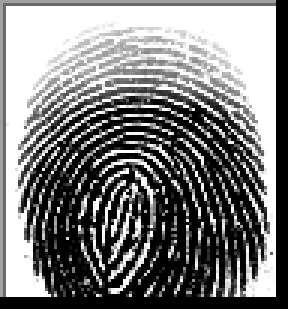
#> input picture teste/user_1/1__M_Left_index_finger.BMP, 96 x 103 px, found by its file name (shown 3 times larger)
$ python testesimilaridade.py
#> lines starting #> are read from the running program, lines starting #| are printed output that depends on the picture; after the words box and inside, x2 and y2 are one past the last pixel; in counts of white or black regions, pixels touching at a corner belong together
import cv2
import numpy as np
from skimage.morphology import skeletonize
from skimage.filters import threshold_otsu

def extract_minutiae(image_path):
    """Extrai minúcias de uma impressão digital."""
#> called with image_path = 'teste\\user_1\\1__M_Left_index_finger.BMP'
    # 1 - Carregar imagem em grayscale
    img = cv2.imread(image_path, cv2.IMREAD_GRAYSCALE)
#> img is the input picture: shape (103, 96); min 0, max 255, mean 125.1
    if img is None:
        raise ValueError(f"Não foi possível carregar a imagem: {image_path}")

    # 2 - Binarização
    blurred = cv2.GaussianBlur(img, (5,5), 0)
    thresh_val = threshold_otsu(blurred)
#> thresh_val = 135
    binary = blurred > thresh_val
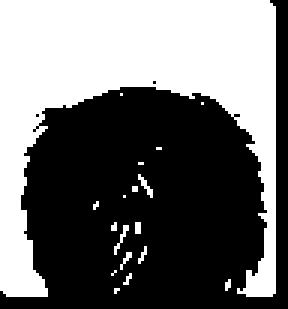
#> binary: shape (103, 96) bool (shown 3 times larger); 43.2% white; 18 white regions (17 under 20 px), largest, box (x1, y1, x2, y2) and area: (0, 0, 92, 99) 4185

    # 3 - Skeletonização
    skeleton = skeletonize(binary)
#> skeleton: shape (103, 96) bool; 3.7% white in thin lines or dots, all inside (x1, y1, x2, y2) = (3, 14, 91, 98)

    # 4 - Extrair minutiae (ridge endings e bifurcações)
    minutiae = []
    for y in range(1, skeleton.shape[0]-1):
        for x in range(1, skeleton.shape[1]-1):
            if skeleton[y, x]:
                neighborhood = skeleton[y-1:y+2, x-1:x+2]
                count = np.sum(neighborhood) - 1
                if count == 1 or count == 3:  # ridge ending ou bifurcação
                    minutiae.append((x, y, int(count)))
#> after the loop, minutiae = 65 items, first 6: (51, 14, 3), (52, 14, 3), (53, 14, 3), (63, 15, 3), (64, 15, 3), (63, 16, 3)
    return minutiae

def generate_template(minutiae_points):
    """
    Converte minúcias em um template estruturado.
    Para simplicidade, apenas normalizamos e retornamos como array numpy.
    """
    if not minutiae_points:
        return np.array([])
    template = np.array(minutiae_points, dtype=np.float32)
    # Opcional: normalizar posições
    template[:,0] /= template[:,0].max()
    template[:,1] /= template[:,1].max()
    return template

def compare_templates(template1, template2, tolerance=0.05):
    """
    Compara dois templates e retorna um score de similaridade (0 a 100).
    tolerance: distância máxima para considerar pontos como correspondentes
    """
    if template1.size == 0 or template2.size == 0:
        return 0.0

    matched = 0
    for x1, y1, type1 in template1:
        for x2, y2, type2 in template2:
            dist = np.sqrt((x1 - x2)**2 + (y1 - y2)**2)
            if type1 == type2 and dist <= tolerance:
                matched += 1
                break  # evita múltiplos matches para o mesmo ponto

    score = matched / max(len(template1), len(template2)) * 100
    return score

# ---------------------
# Exemplo de uso
# ---------------------

# Caminhos das imagens
imgCONTROLE = r"teste\user_1\1__M_Left_index_finger.BMP"
img1 = r"teste\user_1\1__M_Left_index_finger.BMP"
img2 = r"teste\user_1-EASY\1__M_Left_index_finger_CR.BMP"
img3 = r"teste\user_1-MEDIUM\1__M_Left_index_finger_CR.BMP"
img4 = r"teste\user_1-HARD\1__M_Left_index_finger_CR.BMP"


# Extrair minúcias e gerar templates
minutiae1 = extract_minutiae(img1)
#> minutiae1 has the same summary as minutiae in extract_minutiae
minutiae2 = extract_minutiae(img2)
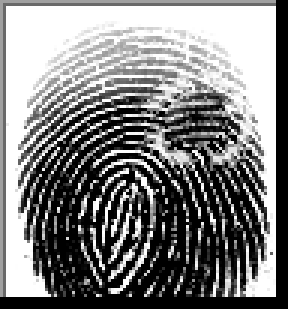
#> input picture testes/user_1-EASY/1__M_Left_index_finger_CR.BMP, 96 x 103 px, found by its file name (shown 3 times larger)
#> in extract_minutiae, img is the input picture: shape (103, 96); min 0, max 255, mean 128.5
#> in extract_minutiae (call 2), `thresh_val = threshold_otsu(blurred)`: thresh_val = 136
#> in extract_minutiae (call 2), `binary = blurred > thresh_val`: binary: shape (103, 96) bool; 44.9% white; 16 white regions (14 under 20 px), largest, box (x1, y1, x2, y2) and area: (0, 0, 92, 99) 4291, (49, 43, 64, 55) 68
#> after the loop in extract_minutiae (call 2), `for y in range(1, skeleton.shape[0]-1):`: minutiae = 69 items, first 6: (56, 14, 3), (57, 14, 3), (58, 14, 3), (57, 20, 3), (57, 21, 3), (57, 22, 3)
#> minutiae2 has the same summary as minutiae in extract_minutiae
minutiae3 = extract_minutiae(img3)
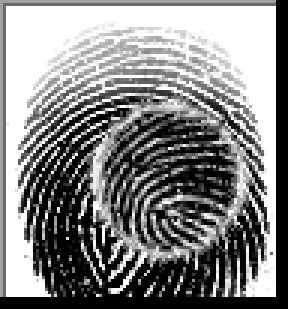
#> input picture testes/user_1-MEDIUM/1__M_Left_index_finger_CR.BMP, 96 x 103 px, found by its file name (shown 3 times larger)
#> in extract_minutiae, img is the input picture: shape (103, 96); min 0, max 255, mean 132.9
#> in extract_minutiae (call 3), `blurred = cv2.GaussianBlur(img, (5,5), 0)`:
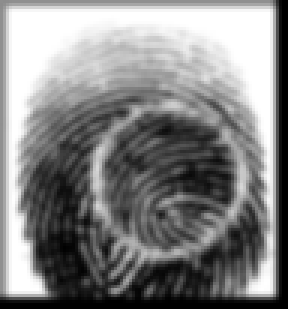
#> blurred: shape (103, 96) (shown 3 times larger); min 0, max 255, mean 132.8
#> in extract_minutiae (call 3), `thresh_val = threshold_otsu(blurred)`: thresh_val = 135
#> in extract_minutiae (call 3), `binary = blurred > thresh_val`: binary: shape (103, 96) bool; 48.3% white; 9 white regions (8 under 20 px), largest, box (x1, y1, x2, y2) and area: (0, 0, 92, 99) 4743
#> after the loop in extract_minutiae (call 3), `for y in range(1, skeleton.shape[0]-1):`: minutiae = 79 items, first 6: (51, 14, 3), (52, 14, 3), (53, 14, 3), (61, 15, 3), (62, 15, 3), (61, 16, 3)
#> minutiae3 has the same summary as minutiae in extract_minutiae
minutiae4 = extract_minutiae(img4)
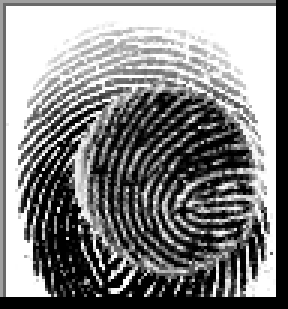
#> input picture testes/user_1-HARD/1__M_Left_index_finger_CR.BMP, 96 x 103 px, found by its file name (shown 3 times larger)
#> in extract_minutiae, img is the input picture: shape (103, 96); min 0, max 255, mean 131.3
#> in extract_minutiae (call 4), `blurred = cv2.GaussianBlur(img, (5,5), 0)`:
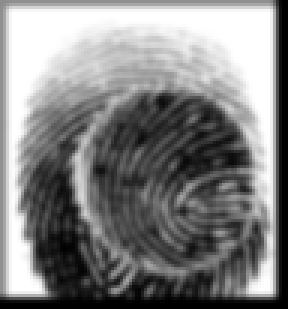
#> blurred: shape (103, 96) (shown 3 times larger); min 0, max 255, mean 131.2
#> in extract_minutiae (call 4), `thresh_val = threshold_otsu(blurred)`: thresh_val = 136
#> in extract_minutiae (call 4), `binary = blurred > thresh_val`: binary: shape (103, 96) bool; 46.3% white; 18 white regions (17 under 20 px), largest, box (x1, y1, x2, y2) and area: (0, 0, 92, 99) 4499
#> in extract_minutiae (call 4), `skeleton = skeletonize(binary)`:
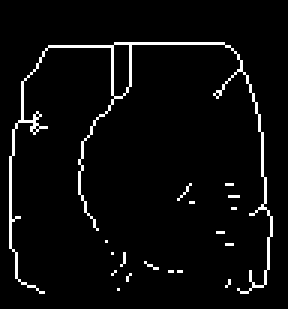
#> skeleton: shape (103, 96) bool (shown 3 times larger); 4.1% white in thin lines or dots, all inside (x1, y1, x2, y2) = (3, 14, 91, 98)
#> after the loop in extract_minutiae (call 4), `for y in range(1, skeleton.shape[0]-1):`: minutiae = 65 items, first 6: (42, 14, 3), (43, 14, 3), (44, 14, 3), (36, 15, 3), (37, 15, 3), (37, 16, 3)
#> minutiae4 has the same summary as minutiae in extract_minutiae
CONTROLE = extract_minutiae(imgCONTROLE)
#> CONTROLE = 65 items, first 6: (51, 14, 3), (52, 14, 3), (53, 14, 3), (63, 15, 3), (64, 15, 3), (63, 16, 3)


template1 = generate_template(minutiae1)
#> in generate_template, `template = np.array(minutiae_points, dtype=np.float32)`: template = 65 rows, first 8: [51, 14, 3], [52, 14, 3], [53, 14, 3], [63, 15, 3], [64, 15, 3], [63, 16, 3], [52, 25, 3], [52, 26, 3]
#> template1 = 65 rows, first 8: [0.567, 0.144, 3], [0.578, 0.144, 3], [0.589, 0.144, 3], [0.7, 0.155, 3], [0.711, 0.155, 3], [0.7, 0.165, 3], [0.578, 0.258, 3], [0.578, 0.268, 3]
template2 = generate_template(minutiae2)
#> in generate_template (call 2), `template = np.array(minutiae_points, dtype=np.float32)`: template = 69 rows, first 8: [56, 14, 3], [57, 14, 3], [58, 14, 3], [57, 20, 3], [57, 21, 3], [57, 22, 3], [52, 25, 3], [52, 26, 3]
#> template2 = 69 rows, first 8: [0.622, 0.144, 3], [0.633, 0.144, 3], [0.644, 0.144, 3], [0.633, 0.206, 3], [0.633, 0.216, 3], [0.633, 0.227, 3], [0.578, 0.258, 3], [0.578, 0.268, 3]
template3 = generate_template(minutiae3)
#> in generate_template (call 3), `template = np.array(minutiae_points, dtype=np.float32)`: template = 79 rows, first 8: [51, 14, 3], [52, 14, 3], [53, 14, 3], [61, 15, 3], [62, 15, 3], [61, 16, 3], [52, 25, 3], [52, 26, 3]
#> template3 = 79 rows, first 8: [0.567, 0.144, 3], [0.578, 0.144, 3], [0.589, 0.144, 3], [0.678, 0.155, 3], [0.689, 0.155, 3], [0.678, 0.165, 3], [0.578, 0.258, 3], [0.578, 0.268, 3]
template4 = generate_template(minutiae4)
#> in generate_template (call 4), `template = np.array(minutiae_points, dtype=np.float32)`: template = 65 rows, first 8: [42, 14, 3], [43, 14, 3], [44, 14, 3], [36, 15, 3], [37, 15, 3], [37, 16, 3], [80, 22, 3], [79, 23, 3]
#> template4 = 65 rows, first 8: [0.477, 0.144, 3], [0.489, 0.144, 3], [0.5, 0.144, 3], [0.409, 0.155, 3], [0.42, 0.155, 3], [0.42, 0.165, 3], [0.909, 0.227, 3], [0.898, 0.237, 3]
templateCONTROLE = generate_template(CONTROLE)
#> in generate_template (call 5), `template = np.array(minutiae_points, dtype=np.float32)`: template = 65 rows, first 8: [51, 14, 3], [52, 14, 3], [53, 14, 3], [63, 15, 3], [64, 15, 3], [63, 16, 3], [52, 25, 3], [52, 26, 3]
#> templateCONTROLE has the same summary as template1

# Comparar e gerar score
score = compare_templates(template1, template2)
#> the loop in compare_templates, `for x1, y1, type1 in template1:` made 65 passes
#> (x1, y1, type1) on passes 1 to 12: (0.567, 0.144, 3), (0.578, 0.144, 3), (0.589, 0.144, 3), (0.7, 0.155, 3), (0.711, 0.155, 3), (0.7, 0.165, 3), (0.578, 0.258, 3), (0.578, 0.268, 3), (0.578, 0.278, 3), (0.922, 0.289, 3), (0.911, 0.299, 3), (0.922, 0.299, 3)
#> after the loop in compare_templates, `for x1, y1, type1 in template1:`: matched = 50
#> in compare_templates, `score = matched / max(len(template1), len(template2)) * 100`: score = 72.46
#> score = 72.46
print(f"Score de similaridade [EASY]: {score:.2f}%")
#| Score de similaridade [EASY]: 72.46%

score = compare_templates(template1, template3)
#> the loop in compare_templates (call 2), `for x1, y1, type1 in template1:` made 65 passes
#> score = 64.56
print(f"Score de similaridade [MEDIUM]: {score:.2f}%")
#| Score de similaridade [MEDIUM]: 64.56%

score = compare_templates(template1, template4)
#> score = 44.62
print(f"Score de similaridade [HARD]: {score:.2f}%")
#| Score de similaridade [HARD]: 44.62%

score = compare_templates(template1, templateCONTROLE)
#> score = 100
print(f"Score de similaridade [CONTROLE]: {score:.2f}%")
#| Score de similaridade [CONTROLE]: 100.00%

# Definir threshold para validar acesso
